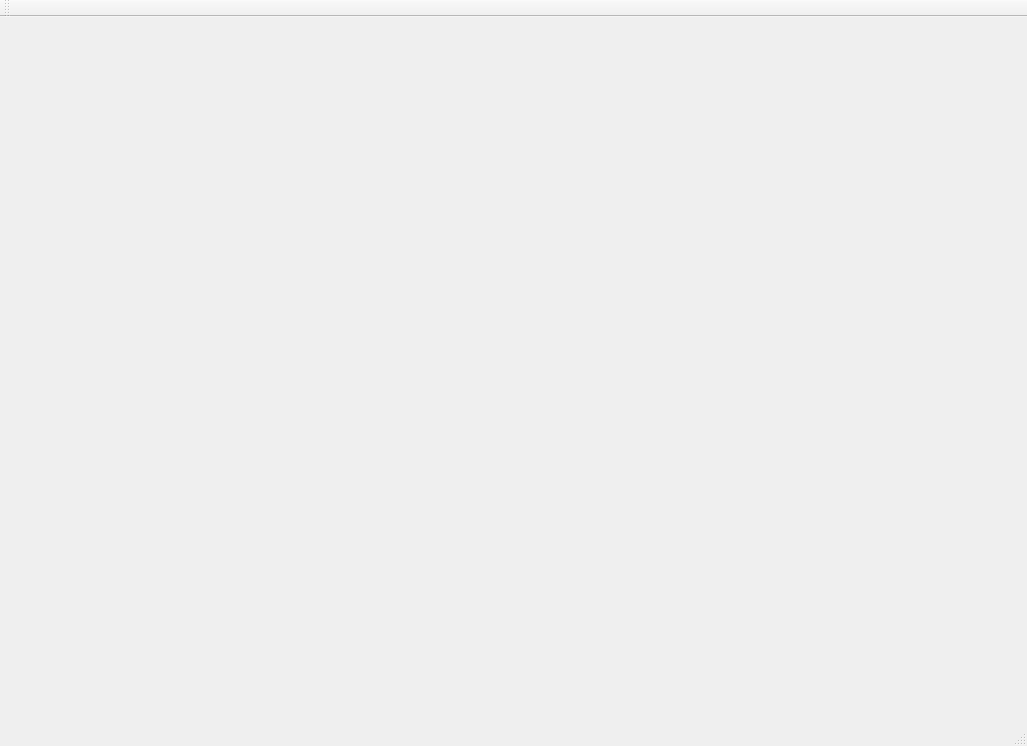
<?xml version="1.0" encoding="UTF-8"?>
<ui version="4.0">
 <class>MainWindow</class>
 <widget class="QMainWindow" name="MainWindow">
  <property name="geometry">
   <rect>
    <x>0</x>
    <y>0</y>
    <width>1027</width>
    <height>746</height>
   </rect>
  </property>
  <property name="windowTitle">
   <string>MainWindow</string>
  </property>
  <property name="styleSheet">
   <string notr="true"/>
  </property>
  <widget class="QWidget" name="centralWidget">
   <widget class="QLabel" name="backround_image">
    <property name="geometry">
     <rect>
      <x>0</x>
      <y>2</y>
      <width>1027</width>
      <height>746</height>
     </rect>
    </property>
    <property name="text">
     <string/>
    </property>
   </widget>
  </widget>
  <widget class="QMenuBar" name="menuBar">
   <property name="geometry">
    <rect>
     <x>0</x>
     <y>0</y>
     <width>1027</width>
     <height>21</height>
    </rect>
   </property>
  </widget>
  <widget class="QToolBar" name="mainToolBar">
   <attribute name="toolBarArea">
    <enum>TopToolBarArea</enum>
   </attribute>
   <attribute name="toolBarBreak">
    <bool>false</bool>
   </attribute>
  </widget>
  <widget class="QStatusBar" name="statusBar"/>
 </widget>
 <layoutdefault spacing="6" margin="11"/>
 <resources/>
 <connections/>
</ui>
